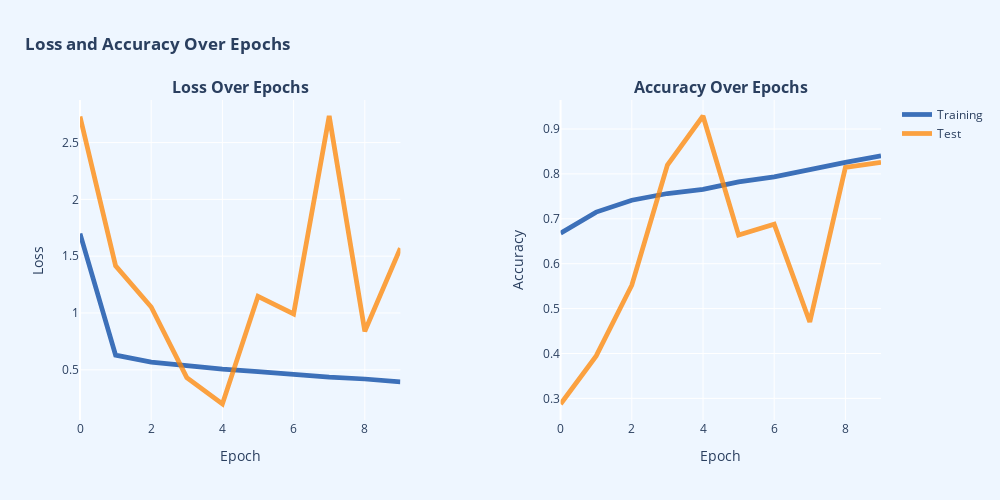

Write notebook code for a chart like this one.
### Code cell
# Creating subplot
fig = make_subplots(rows=1,
                    cols=2,
                    subplot_titles=['<b>Loss Over Epochs</b>', '<b>Accuracy Over Epochs</b>'],
                    horizontal_spacing=0.2)

# Loss over epochs
train_loss = go.Scatter(x=list(range(len(history.history['loss']))),
                        y=history.history['loss'],
                        mode='lines',
                        line=dict(color='rgba(0, 67, 162, .75)', width=4.75),
                        name='Training',
                        showlegend = False)

val_loss = go.Scatter(x=list(range(len(history.history['val_loss']))),
                      y=history.history['val_loss'],
                      mode='lines',
                      line=dict(color='rgba(255, 132, 0, .75)', width=4.75),
                      name='Test',
                      showlegend = False)


fig.add_trace(train_loss, row=1, col=1)
fig.add_trace(val_loss, row=1, col=1)

# Accuray over epochs
train_acc = go.Scatter(x=list(range(len(history.history['accuracy']))),
                       y=history.history['accuracy'],
                       mode='lines',
                       line=dict(color='rgba(0, 67, 162, .75)', width=4.75),
                       name='Training',
                       showlegend = True)

val_acc = go.Scatter(x=list(range(len(history.history['val_accuracy']))),
                     y=history.history['val_accuracy'],
                     mode='lines',
                     line=dict(color='rgba(255, 132, 0, .75)', width=4.75),
                     name='Test',
                     showlegend = True)


fig.add_trace(train_acc, row=1, col=2)
fig.add_trace(val_acc, row=1, col=2)

# Updating layout
fig.update_layout(
    title={'text': '<b>Loss and Accuracy Over Epochs</b>', 'x': 0.025, 'xanchor': 'left'},
    margin=dict(t=100),
    plot_bgcolor=bg_color,paper_bgcolor=paper_color,
    height=500, width=1000,
    showlegend= True
)

fig.update_yaxes(title_text = 'Loss', row = 1, col = 1)
fig.update_yaxes(title_text = 'Accuracy', row = 1, col = 2)

fig.update_xaxes(title_text = 'Epoch', row = 1, col = 1)
fig.update_xaxes(title_text = 'Epoch', row = 1, col = 2)

# Showing figure
fig.show()

### Figure 1 — Plotly figure (JSON) as saved in the notebook; plotly's stock layout.template omitted (floating-point values rounded to 4 significant figures)
{"data": [{"line": {"color": "rgba(0, 67, 162, .75)", "width": 4.75}, "mode": "lines", "name": "Training", "showlegend": false, "type": "scatter", "x": [0, 1, 2, 3, 4, 5, 6, 7, 8, 9], "xaxis": "x", "y": [1.699, 0.6291, 0.5678, 0.5356, 0.5065, 0.4841, 0.4573, 0.4355, 0.4192, 0.3941], "yaxis": "y"}, {"line": {"color": "rgba(255, 132, 0, .75)", "width": 4.75}, "mode": "lines", "name": "Test", "showlegend": false, "type": "scatter", "x": [0, 1, 2, 3, 4, 5, 6, 7, 8, 9], "xaxis": "x", "y": [2.729, 1.415, 1.052, 0.4316, 0.1992, 1.146, 0.992, 2.734, 0.8394, 1.571], "yaxis": "y"}, {"line": {"color": "rgba(0, 67, 162, .75)", "width": 4.75}, "mode": "lines", "name": "Training", "showlegend": true, "type": "scatter", "x": [0, 1, 2, 3, 4, 5, 6, 7, 8, 9], "xaxis": "x2", "y": [0.6677, 0.7148, 0.7412, 0.7562, 0.7653, 0.7822, 0.7935, 0.8099, 0.8255, 0.84], "yaxis": "y2"}, {"line": {"color": "rgba(255, 132, 0, .75)", "width": 4.75}, "mode": "lines", "name": "Test", "showlegend": true, "type": "scatter", "x": [0, 1, 2, 3, 4, 5, 6, 7, 8, 9], "xaxis": "x2", "y": [0.2875, 0.3945, 0.552, 0.8196, 0.9289, 0.6636, 0.6881, 0.4702, 0.8142, 0.8257], "yaxis": "y2"}], "layout": {"annotations": [{"font": {"size": 16}, "showarrow": false, "text": "<b>Loss Over Epochs</b>", "x": 0.2, "xanchor": "center", "xref": "paper", "y": 1, "yanchor": "bottom", "yref": "paper"}, {"font": {"size": 16}, "showarrow": false, "text": "<b>Accuracy Over Epochs</b>", "x": 0.8, "xanchor": "center", "xref": "paper", "y": 1, "yanchor": "bottom", "yref": "paper"}], "height": 500, "margin": {"t": 100}, "paper_bgcolor": "#EEF6FF", "plot_bgcolor": "#EEF6FF", "showlegend": true, "title": {"text": "<b>Loss and Accuracy Over Epochs</b>", "x": 0.025, "xanchor": "left"}, "width": 1000, "xaxis": {"anchor": "y", "domain": [0, 0.4], "title": {"text": "Epoch"}}, "xaxis2": {"anchor": "y2", "domain": [0.6, 1], "title": {"text": "Epoch"}}, "yaxis": {"anchor": "x", "domain": [0, 1], "title": {"text": "Loss"}}, "yaxis2": {"anchor": "x2", "domain": [0, 1], "title": {"text": "Accuracy"}}}}
